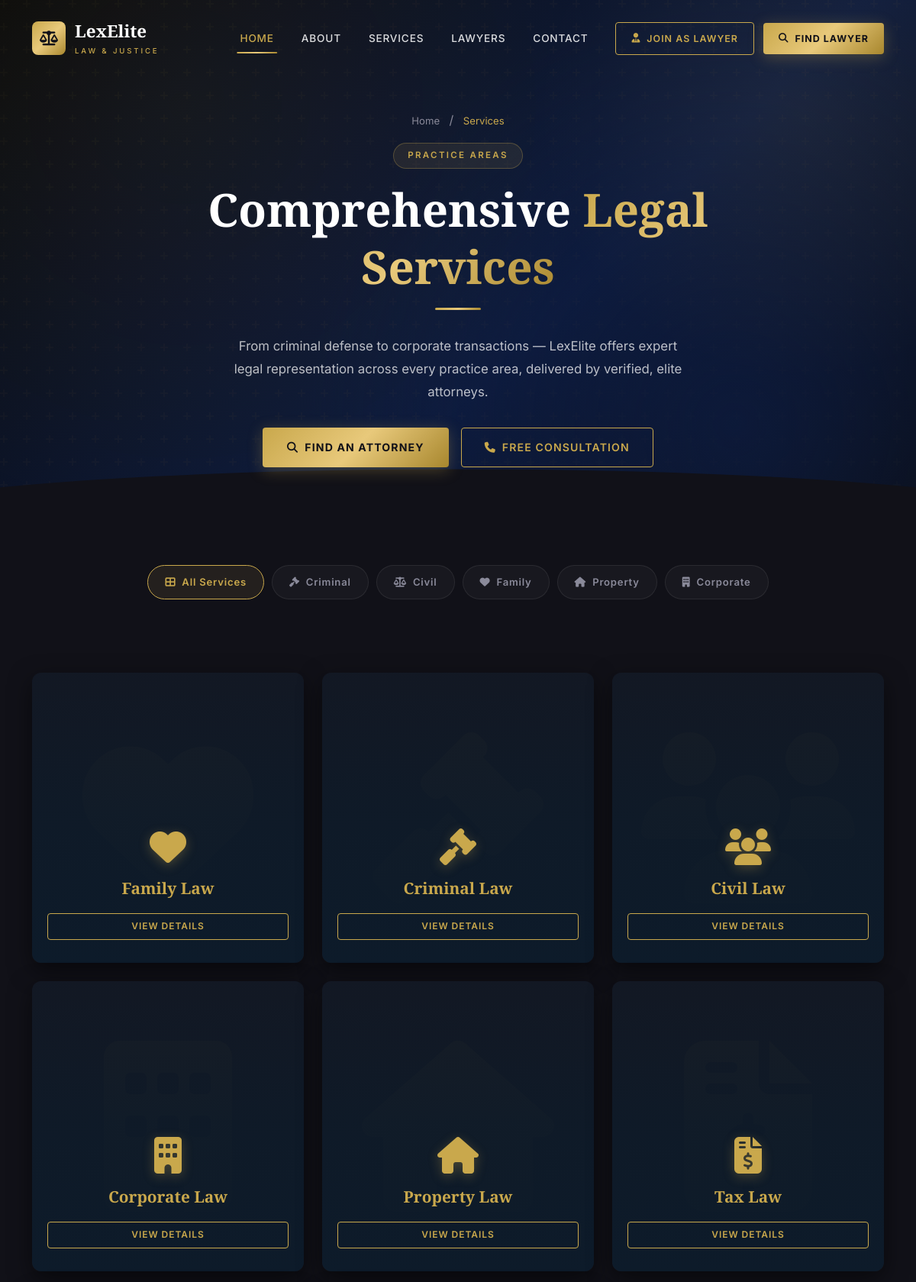
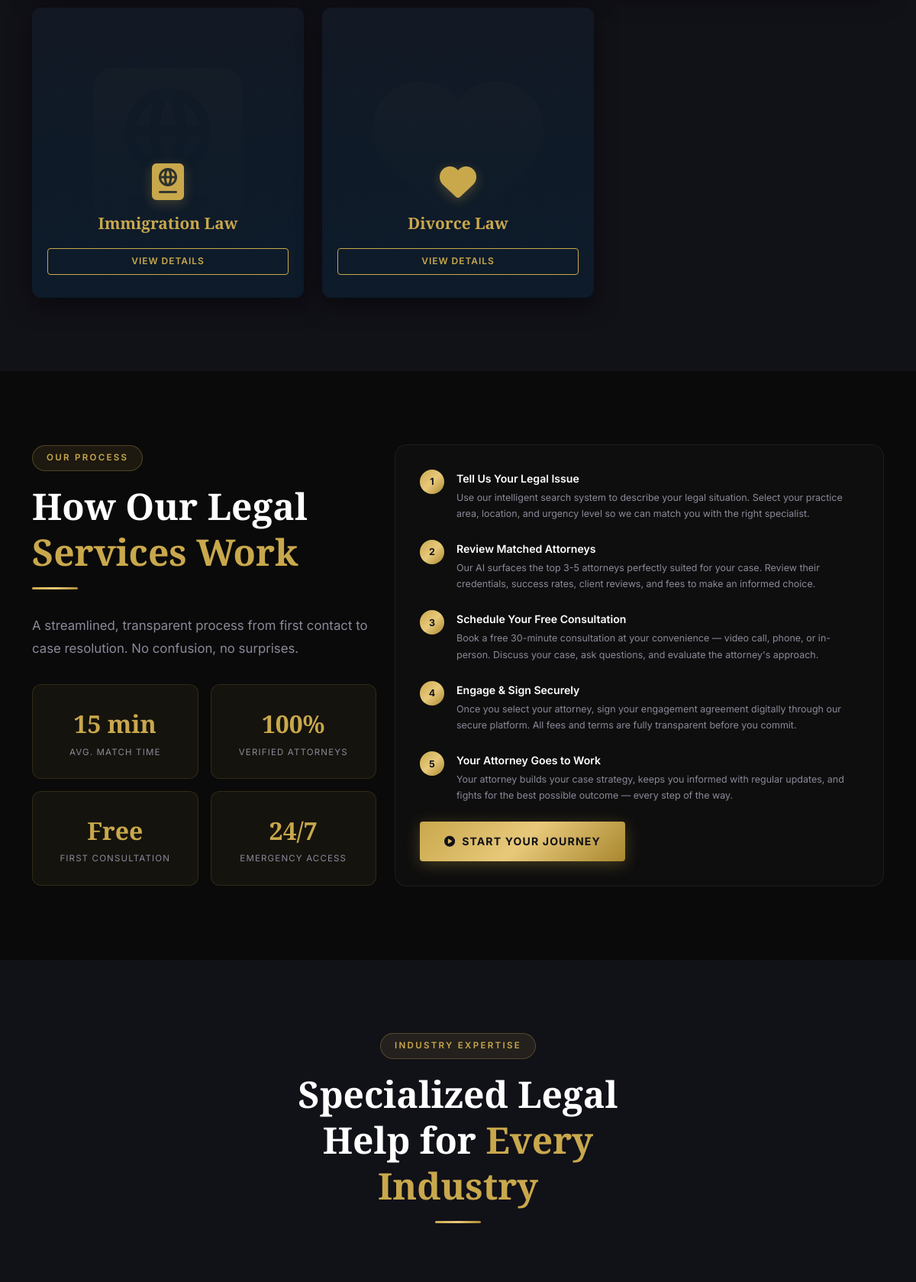
/services.php (upper part), run on the app's committed database (2 pictures, top to bottom).
### tables this page shows
CREATE TABLE services (
 service_id INT AUTO_INCREMENT PRIMARY KEY,
 service_name VARCHAR(100),
 description TEXT,
 fee DECIMAL(10,2)
);

### services.php (the view, shortened to what this page needs)
 <?php
include_once 'includes/connection.php';
include_once 'includes/header.php';
?>
<section class="about-hero position-relative" style="padding-top:9rem; padding-bottom:5rem;">
  <div class="hero-bg-pattern"></div>
  <div class="hero-glow"></div>
  <div class="container position-relative" style="z-index:2;">
    <div class="row justify-content-center text-center">
      <div class="col-lg-8" data-aos="fade-up">
        <div class="breadcrumb-nav justify-content-center">
          <a href="index.php">Home</a>
          <span class="sep">/</span>
          <span class="current">Services</span>
        </div>
        <span class="section-badge">Practice Areas</span>
        <h1 class="page-hero-title">Comprehensive <span style="background:var(--gold-gradient);-webkit-background-clip:text;-webkit-text-fill-color:transparent;background-clip:text;">Legal Services</span></h1>
        <div class="gold-line center"></div>
        <p style="font-size:1.05rem; color:rgba(255,255,255,0.72); line-height:1.8; max-width:600px; margin:0 auto 2rem;">
          From criminal defense to corporate transactions — LexElite offers expert legal representation across every practice area, delivered by verified, elite attorneys.
        </p>
        <div class="d-flex justify-content-center flex-wrap gap-3">
          <a href="search.php" class="btn-gold"><i class="fas fa-search"></i> Find an Attorney</a>
          <a href="index.php#contact" class="btn-outline-gold"><i class="fas fa-phone"></i> Free Consultation</a>
        </div>
      </div>
    </div>
  </div>
  <div class="hero-accent-shape"></div>
</section>
<section class="section-dark" style="padding-top:3rem; padding-bottom:1rem;">
  <div class="container">
    <div class="service-tabs" data-aos="fade-up">
      <button class="service-tab-btn active" data-filter="all" onclick="filterServices('all', this)">
        <i class="fas fa-th-large"></i> All Services
      </button>
      <button class="service-tab-btn" data-filter="criminal" onclick="filterServices('criminal', this)">
        <i class="fas fa-gavel"></i> Criminal
      </button>
      <button class="service-tab-btn" data-filter="civil" onclick="filterServices('civil', this)">
        <i class="fas fa-scale-balanced"></i> Civil
      </button>
      <button class="service-tab-btn" data-filter="family" onclick="filterServices('family', this)">
        <i class="fas fa-heart"></i> Family
      </button>
      <button class="service-tab-btn" data-filter="property" onclick="filterServices('property', this)">
        <i class="fas fa-house"></i> Property
      </button>
      <button class="service-tab-btn" data-filter="corporate" onclick="filterServices('corporate', this)">
        <i class="fas fa-building"></i> Corporate
      </button>
    </div>
  </div>
</section>
<section class="section-dark" style="padding-top:2rem;" id="all-services">
  <div class="container">
    <div class="row g-4" id="servicesGrid">
      <?php
      $query = "SELECT * FROM services";
      $result = mysqli_query($conn, $query);
      $delay = 0;
      if(mysqli_num_rows($result) > 0) {
          while($row = mysqli_fetch_assoc($result)) {
              $service_name = htmlspecialchars($row['service_name'] ?? '');
              $raw_icon = trim($row['icon'] ?? '');
              if (empty($raw_icon)) {
                  $s_lower = strtolower($service_name);
                  if (strpos($s_lower, 'family') !== false || strpos($s_lower, 'divorce') !== false) $icon = 'fas fa-heart';
                  elseif (strpos($s_lower, 'property') !== false || strpos($s_lower, 'real estate') !== false) $icon = 'fas fa-home';
                  elseif (strpos($s_lower, 'corporate') !== false || strpos($s_lower, 'business') !== false) $icon = 'fas fa-building';
                  elseif (strpos($s_lower, 'criminal') !== false) $icon = 'fas fa-gavel';
                  elseif (strpos($s_lower, 'civil') !== false) $icon = 'fas fa-users';
                  elseif (strpos($s_lower, 'tax') !== false || strpos($s_lower, 'finance') !== false) $icon = 'fas fa-file-invoice-dollar';
                  elseif (strpos($s_lower, 'labor') !== false || strpos($s_lower, 'employment') !== false) $icon = 'fas fa-user-tie';
                  elseif (strpos($s_lower, 'immigration') !== false) $icon = 'fas fa-passport';
                  elseif (strpos($s_lower, 'intellectual') !== false || strpos($s_lower, 'copyright') !== false) $icon = 'fas fa-lightbulb';
                  elseif (strpos($s_lower, 'injury') !== false || strpos($s_lower, 'accident') !== false) $icon = 'fas fa-ambulance';
                  else $icon = 'fas fa-balance-scale';
              }
              $category = strtolower(explode(' ', trim($service_name))[0]);
              ?>
              <div class="col-lg-4 col-md-6 service-grid-item" data-category="<?php echo $category; ?>" id="service-<?php echo $row['service_id'] ?? ''; ?>" data-aos="fade-up" data-aos-delay="<?php echo $delay; ?>">
                <div class="flip-card-custom" style="height: 380px;">
                  <div style="position:absolute; top:50%; left:50%; transform:translate(-50%, -50%); opacity: 0.05; transition: all 0.6s ease;" class="service-bg-icon">
                    <i class="<?php echo $icon; ?>" style="font-size: 14rem; color: var(--gold);"></i>
                  </div>
                  <div class="flip-card-overlay" style="background: linear-gradient(to top, rgba(13, 27, 42, 1) 0%, rgba(13, 27, 42, 0.8) 50%, rgba(13, 27, 42, 0.4) 100%); padding: 30px 20px;">
                    <div class="text-center transition-icon" style="transition: all 0.4s ease; margin-bottom:15px;">
                        <i class="<?php echo $icon; ?>" style="font-size:3rem; color:var(--gold); text-shadow: 0 4px 15px rgba(201,168,76,0.3);"></i>
                    </div>
                    <h3 class="flip-card-name" style="font-size:1.3rem;"><?php echo $service_name; ?></h3>
                    <div class="view-details-btn-static btn-outline-gold" style="padding:6px 15px; font-size:0.75rem; display:inline-block; margin-top:15px;">View Details</div>
                  </div>
                </div>
              </div>
              <?php
              $delay += 100;
              if($delay > 200) $delay = 0;
          }
      } else {
          echo '<div class="col-12 text-center py-5"><h4 style="color:var(--white);">No services available.</h4></div>';
      }
      ?>
    </div>
  </div>
</section>
<section class="section-darker">
  <div class="container">
    <div class="row align-items-center gy-5">
      <div class="col-lg-5" data-aos="fade-right">
        <span class="section-badge">Our Process</span>
        <h2 class="section-title">How Our Legal <span class="text-gold">Services Work</span></h2>
        <div class="gold-line"></div>
        <p class="section-subtitle mb-4">A streamlined, transparent process from first contact to case resolution. No confusion, no surprises.</p>
        <div style="display:grid; grid-template-columns:1fr 1fr; gap:16px; margin-top:2rem;">
          <div style="text-align:center; padding:1.5rem; background:rgba(201,168,76,0.06); border:1px solid rgba(201,168,76,0.15); border-radius:12px;">
            <div style="font-family:var(--font-serif); font-size:2rem; font-weight:800; color:var(--gold);">15 min</div>
            <div style="font-size:0.72rem; color:var(--text-muted); text-transform:uppercase; letter-spacing:0.1em;">Avg. Match Time</div>
          </div>
          <div style="text-align:center; padding:1.5rem; background:rgba(201,168,76,0.06); border:1px solid rgba(201,168,76,0.15); border-radius:12px;">
            <div style="font-family:var(--font-serif); font-size:2rem; font-weight:800; color:var(--gold);">100%</div>
            <div style="font-size:0.72rem; color:var(--text-muted); text-transform:uppercase; letter-spacing:0.1em;">Verified Attorneys</div>
          </div>
          <div style="text-align:center; padding:1.5rem; background:rgba(201,168,76,0.06); border:1px solid rgba(201,168,76,0.15); border-radius:12px;">
            <div style="font-family:var(--font-serif); font-size:2rem; font-weight:800; color:var(--gold);">Free</div>
            <div style="font-size:0.72rem; color:var(--text-muted); text-transform:uppercase; letter-spacing:0.1em;">First Consultation</div>
          </div>
          <div style="text-align:center; padding:1.5rem; background:rgba(201,168,76,0.06); border:1px solid rgba(201,168,76,0.15); border-radius:12px;">
            <div style="font-family:var(--font-serif); font-size:2rem; font-weight:800; color:var(--gold);">24/7</div>
            <div style="font-size:0.72rem; color:var(--text-muted); text-transform:uppercase; letter-spacing:0.1em;">Emergency Access</div>
          </div>
        </div>
      </div>
      <div class="col-lg-7" data-aos="fade-left">
        <div class="service-process">
          <div class="process-step">
            <div class="process-num">1</div>
            <div>
              <div class="process-label">Tell Us Your Legal Issue</div>
              <div class="process-desc">Use our intelligent search system to describe your legal situation. Select your practice area, location, and urgency level so we can match you with the right specialist.</div>
            </div>
          </div>
          <div class="process-step">
            <div class="process-num">2</div>
            <div>
              <div class="process-label">Review Matched Attorneys</div>
              <div class="process-desc">Our AI surfaces the top 3-5 attorneys perfectly suited for your case. Review their credentials, success rates, client reviews, and fees to make an informed choice.</div>
            </div>
          </div>
          <div class="process-step">
            <div class="process-num">3</div>
            <div>
              <div class="process-label">Schedule Your Free Consultation</div>
              <div class="process-desc">Book a free 30-minute consultation at your convenience — video call, phone, or in-person. Discuss your case, ask questions, and evaluate the attorney's approach.</div>
            </div>
          </div>
          <div class="process-step">
            <div class="process-num">4</div>
            <div>
              <div class="process-label">Engage & Sign Securely</div>
              <div class="process-desc">Once you select your attorney, sign your engagement agreement digitally through our secure platform. All fees and terms are fully transparent before you commit.</div>
            </div>
          </div>
          <div class="process-step">
            <div class="process-num">5</div>
            <div>
              <div class="process-label">Your Attorney Goes to Work</div>
              <div class="process-desc">Your attorney builds your case strategy, keeps you informed with regular updates, and fights for the best possible outcome — every step of the way.</div>
            </div>
          </div>
          <div class="mt-3">
            <a href="search.php" class="btn-gold"><i class="fas fa-play-circle"></i> Start Your Journey</a>
          </div>
        </div>
      </div>
    </div>
  </div>
</section>
<section class="section-dark">
  <div class="container">
    <div class="row justify-content-center mb-5" data-aos="fade-up">
      <div class="col-lg-6 text-center">
        <span class="section-badge">Industry Expertise</span>
        <h2 class="section-title">Specialized Legal Help for <span class="text-gold">Every Industry</span></h2>
        <div class="gold-line center"></div>
      </div>
    </div>
    <div class="row g-3">
    </div>
  </div>
</section>
</body>
</html>

### data on the page
services: service_name "Family Law"
services: service_name "Criminal Law"
services: service_name "Civil Law"
services: service_name "Corporate Law"
services: service_name "Property Law"
services: service_name "Tax Law"
services: service_name "Immigration Law"
services: service_name "Divorce Law"
